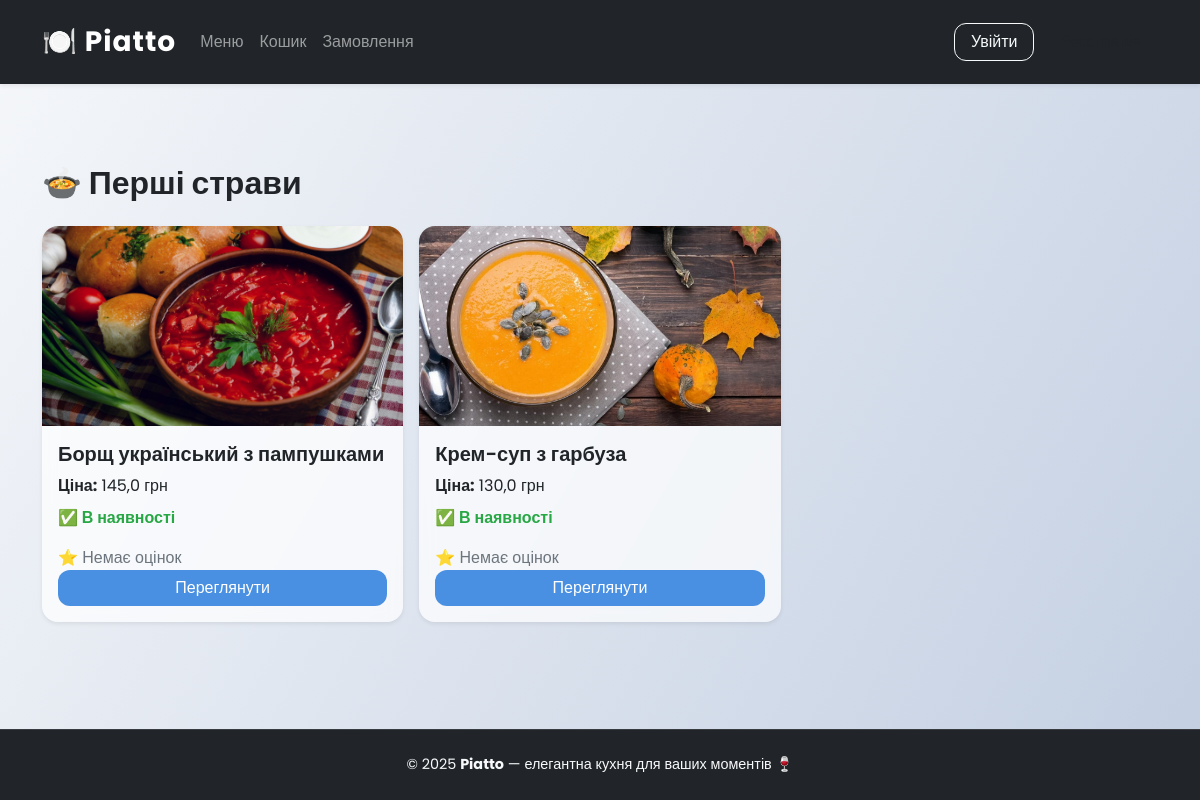
Page /menu/category/2/ on the committed database.
### menu/models.py (models this page shows, shortened)
class Category(models.Model):
    name = models.CharField(max_length=150, unique=True)

class Dish(models.Model):
    name = models.CharField(max_length=150)
    category = models.ForeignKey(Category, on_delete=models.CASCADE, related_name="dishes")
    description = models.TextField()
    ingredients = models.TextField()
    image = models.ImageField(upload_to="dishes/", blank=True, null=True)
    price = models.FloatField(default=100.00)
    available = models.BooleanField(default=True)

### menu/views.py (the view)
# urls.py: path("category/<int:id>/", views.category_detail, name="category_detail"),
def category_detail(request, id):
    category = get_object_or_404(Category, id=id)
    dishes = Dish.objects.filter(category=category).annotate(
        avg_rating=Avg('reviews__rating'),
        review_count=Count('reviews')
    )
    return render(request, 'menu/category_detail.html', {'category': category, 'dishes': dishes})

### templates/menu/category_detail.html (shortened to what this page needs)
{% extends 'base.html' %}
{% block content %}
<div class="container my-5">
  <h2 class="mb-4">{{ category.name }}</h2>
  {% if dishes %}
  <div class="row g-3">
    {% for dish in dishes %}
    <div class="col-12 col-md-6 col-lg-4">
      <div class="card shadow-sm h-100 hover-scale border-0">
        {% if dish.image %}
          <img src="{{ dish.image.url }}" class="card-img-top"
               alt="{{ dish.name }}"
               style="height:200px; object-fit:cover; border-top-left-radius: 0.75rem; border-top-right-radius: 0.75rem;">
        {% endif %}
        <div class="card-body d-flex flex-column">
          <h5 class="card-title">{{ dish.name }}</h5>
          <p class="mb-2"><b>Ціна:</b> {{ dish.price }} грн</p>
          {% if dish.available %}
            <p class="text-success fw-semibold">✅ В наявності</p>
          {% else %}
            <p class="text-danger fw-semibold">❌ Немає в наявності</p>
          {% endif %}
          {% if dish.avg_rating %}
            <span class="text-warning">⭐ {{ dish.avg_rating|floatformat:1 }} ({{ dish.review_count }})</span>
          {% else %}
            <span class="text-muted">⭐ Немає оцінок</span>
          {% endif %}
          <a href="{% url 'menu:dish_detail' dish.id %}" class="btn btn-primary mt-auto">Переглянути</a>
        </div>
      </div>
    </div>
    {% endfor %}
  </div>
  {% else %}
    <p>Немає страв у цій категорії.</p>
  {% endif %}
</div>
{% endblock %}

### static/css/style.css (style rules this page uses)
body { font-family: 'Poppins', sans-serif; background: linear-gradient(120deg, #f5f7fa, #c3cfe2); color: #333; min-height: 100vh; display: flex; flex-direction: column; }
.card { background: rgba(255, 255, 255, 0.7); backdrop-filter: blur(8px); border-radius: 1rem; box-shadow: 0 4px 15px rgba(0, 0, 0, 0.1); transition: 0.3s ease; overflow: hidden; }
.card-title { font-weight: 600; color: #212529; }
.card-img-top, .img-frame img { border-radius: 0.75rem 0.75rem 0 0; object-fit: cover; width: 100%; }
.btn { border-radius: 0.75rem; transition: all 0.2s ease; }
.btn-primary { background-color: #4a90e2; border: none; }
.section-title, h2, h1 { font-weight: 700; color: #212529; margin-bottom: 1rem; }
.hover-scale, .hover-scale-category, .hover-scale-card { transition: all 0.3s ease; }
.text-success { color: #28a745 !important; }
.text-muted { color: #6c757d !important; }
.container, .card, .table, .form-control { animation: fadeInUp 0.4s ease; }

### rows in the picture
Category: name "🍲 Перші страви"
Dish: image (picture), name "Борщ український з пампушками", price "145,0", available "✅ В наявності", shows "⭐ Немає оцінок"
Dish: image (picture), name "Крем-суп з гарбуза", price "130,0", available "✅ В наявності", shows "⭐ Немає оцінок"
